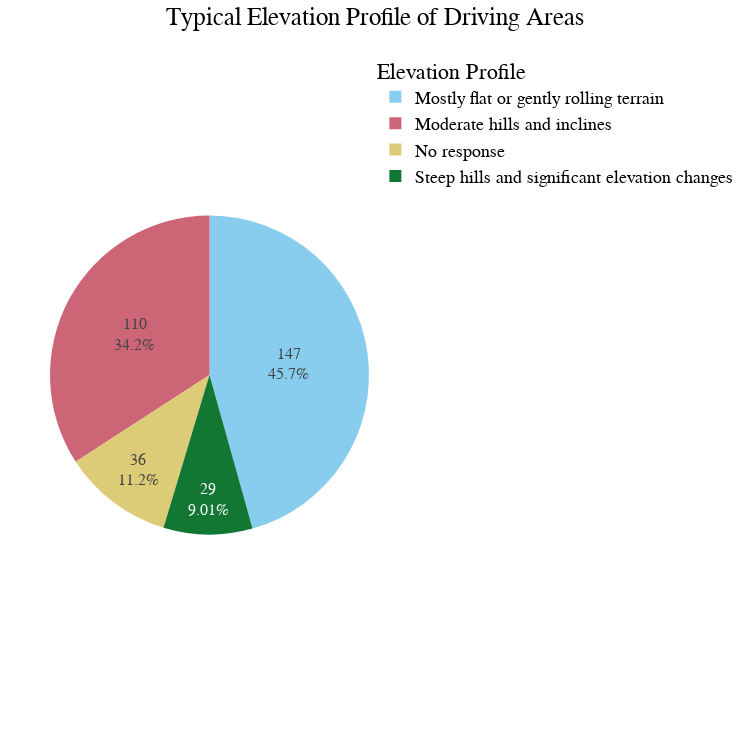

This figure's notebook cell:
### Code cell
# Replace the column name with the exact text from the dataset
column_name = '10. Please indicate the typical elevation profile of the areas where you drive most frequently. Choose the option that best describes the terrain:'

# Replace '0' values with 'No response'
elevation_data = df[column_name].replace(0, 'No response').dropna().value_counts()

# Convert to a pandas DataFrame for easy manipulation
df_elevation = pd.DataFrame({'Elevation Profile': elevation_data.index, 'Count': elevation_data.values})

# Create a pie chart based on the elevation profile distribution
fig = px.pie(
    df_elevation,
    names='Elevation Profile',
    values='Count',
    title='Typical Elevation Profile of Driving Areas',
    color_discrete_sequence=px.colors.qualitative.Safe,
    width=750,
    height=750
)

# Apply the preferred layout settings
fig.update_layout(
    title_text='Typical Elevation Profile of Driving Areas',
    title_x=0.5,
    font=dict(
        family="Arial, sans-serif",
        size=18,
        color="black"
    ),
    legend_title_text='Elevation Profile',
    margin=dict(t=50, b=50, l=50, r=50)
)

fig.update_traces(
    hoverinfo='label+percent',
    textinfo='value+percent',
    textfont_size=16
)

### Figure 1 — Plotly figure (JSON) as saved in the notebook; plotly's stock layout.template omitted (floating-point values rounded to 4 significant figures)
{"data": [{"domain": {"x": [0, 1], "y": [0, 1]}, "hoverinfo": "label+percent", "hovertemplate": "Elevation Profile=%{label}<br>Count=%{value}<extra></extra>", "labels": ["Mostly flat or gently rolling terrain", "Moderate hills and inclines", "No response", "Steep hills and significant elevation changes"], "legendgroup": "", "name": "", "showlegend": true, "textfont": {"size": 16}, "textinfo": "value+percent", "type": "pie", "values": [147, 110, 36, 29]}], "layout": {"font": {"color": "black", "family": "Arial, sans-serif", "size": 18}, "height": 750, "legend": {"title": {"text": "Elevation Profile"}, "tracegroupgap": 0}, "margin": {"b": 50, "l": 50, "r": 50, "t": 50}, "piecolorway": ["rgb(136, 204, 238)", "rgb(204, 102, 119)", "rgb(221, 204, 119)", "rgb(17, 119, 51)", "rgb(51, 34, 136)", "rgb(170, 68, 153)", "rgb(68, 170, 153)", "rgb(153, 153, 51)", "rgb(136, 34, 85)", "rgb(102, 17, 0)", "rgb(136, 136, 136)"], "title": {"text": "Typical Elevation Profile of Driving Areas", "x": 0.5}, "width": 750}}
